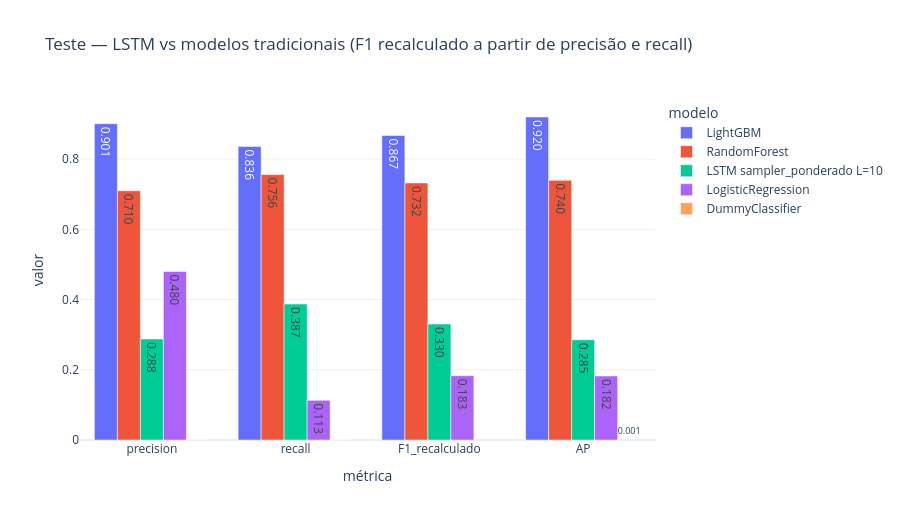

This figure's notebook cell:
### Markdown cell above
## 15. Comparação com os modelos tradicionais

**Valores de referência transcritos do `SAML-D.md`** (resultado final no teste, limiar escolhido na validação). Não foram recalculados aqui.

**Condições de comparabilidade (✅ conferidas / ⚠️ ressalvas):**

* ✅ mesmos registros-alvo e mesmas partições temporais (contagens conferidas na seção 5);
* ✅ limiar escolhido na validação e teste usado uma vez;
* ⚠️ os modelos de árvore foram treinados em uma amostra aleatória de 500 mil linhas com **atributos tabulares + agregados do passado**; a LSTM (estratégia `baseline`) usa a mesma amostra, mas recebe **uma janela de transações**;
* ⚠️ resultados de uma única execução/semente; diferenças pequenas não são conclusivas.

**Inconsistência registrada, não corrigida silenciosamente:** para a Regressão Logística, precisão = 0,480 e recall = 0,1131 dão F1 ≈ **0,1831**, mas o `SAML-D.md`
registra **0,01831**. A tabela mostra os dois valores (`F1_registrado` e `F1_recalculado`) — confira no notebook original.

### Code cell
ref = pd.DataFrame({
    "modelo": ["LightGBM", "RandomForest", "LogisticRegression", "DummyClassifier"],
    "accuracy": [0.9997, 0.9993, 0.9988, 0.9988],
    "precision": [0.901, 0.710, 0.480, 0.0],
    "recall": [0.8362, 0.7560, 0.1131, 0.0],
    "F1_registrado": [0.8674, 0.7323, 0.01831, 0.0],
    "AP": [0.9200, 0.7396, 0.1823, 0.0012],
}).set_index("modelo")
ref["F1_recalculado"] = 2 * ref["precision"] * ref["recall"] / (ref["precision"] + ref["recall"]).replace(0, np.nan)
ref["fonte"] = "SAML-D.md"

linha_lstm = pd.DataFrame({
    "accuracy": [teste["accuracy"]], "precision": [teste["precision"]], "recall": [teste["recall"]],
    "F1_registrado": [teste["f1"]], "AP": [teste["AP"]], "F1_recalculado": [teste["f1"]], "fonte": ["este notebook"]},
    index=[f"LSTM {CHAVE_FINAL[0]} L={CHAVE_FINAL[1]}"])
comparacao = pd.concat([ref, linha_lstm]).sort_values("AP", ascending=False)
display(comparacao.round(4))

longo = comparacao.reset_index().rename(columns={"index": "modelo"}).melt(
    id_vars="modelo", value_vars=["precision", "recall", "F1_recalculado", "AP"], var_name="métrica", value_name="valor")
fig = px.bar(longo, x="métrica", y="valor", color="modelo", barmode="group", text_auto=".3f",
             title="Teste — LSTM vs modelos tradicionais (F1 recalculado a partir de precisão e recall)")
fig.update_layout(template="plotly_white", height=520); fig.show()

### Figure 1 — Plotly figure (JSON) as saved in the notebook; plotly's stock layout.template omitted (floating-point values rounded to 4 significant figures)
{"data": [{"alignmentgroup": "True", "hovertemplate": "modelo=LightGBM<br>métrica=%{x}<br>valor=%{y}<extra></extra>", "legendgroup": "LightGBM", "marker": {"color": "#636efa", "pattern": {"shape": ""}}, "name": "LightGBM", "offsetgroup": "LightGBM", "orientation": "v", "showlegend": true, "textposition": "auto", "texttemplate": "%{y:.3f}", "type": "bar", "x": ["precision", "recall", "F1_recalculado", "AP"], "xaxis": "x", "y": [0.901, 0.8362, 0.8674, 0.92], "yaxis": "y"}, {"alignmentgroup": "True", "hovertemplate": "modelo=RandomForest<br>métrica=%{x}<br>valor=%{y}<extra></extra>", "legendgroup": "RandomForest", "marker": {"color": "#EF553B", "pattern": {"shape": ""}}, "name": "RandomForest", "offsetgroup": "RandomForest", "orientation": "v", "showlegend": true, "textposition": "auto", "texttemplate": "%{y:.3f}", "type": "bar", "x": ["precision", "recall", "F1_recalculado", "AP"], "xaxis": "x", "y": [0.71, 0.756, 0.7323, 0.7396], "yaxis": "y"}, {"alignmentgroup": "True", "hovertemplate": "modelo=LSTM sampler_ponderado L=10<br>métrica=%{x}<br>valor=%{y}<extra></extra>", "legendgroup": "LSTM sampler_ponderado L=10", "marker": {"color": "#00cc96", "pattern": {"shape": ""}}, "name": "LSTM sampler_ponderado L=10", "offsetgroup": "LSTM sampler_ponderado L=10", "orientation": "v", "showlegend": true, "textposition": "auto", "texttemplate": "%{y:.3f}", "type": "bar", "x": ["precision", "recall", "F1_recalculado", "AP"], "xaxis": "x", "y": [0.2879, 0.3872, 0.3302, 0.2855], "yaxis": "y"}, {"alignmentgroup": "True", "hovertemplate": "modelo=LogisticRegression<br>métrica=%{x}<br>valor=%{y}<extra></extra>", "legendgroup": "LogisticRegression", "marker": {"color": "#ab63fa", "pattern": {"shape": ""}}, "name": "LogisticRegression", "offsetgroup": "LogisticRegression", "orientation": "v", "showlegend": true, "textposition": "auto", "texttemplate": "%{y:.3f}", "type": "bar", "x": ["precision", "recall", "F1_recalculado", "AP"], "xaxis": "x", "y": [0.48, 0.1131, 0.1831, 0.1823], "yaxis": "y"}, {"alignmentgroup": "True", "hovertemplate": "modelo=DummyClassifier<br>métrica=%{x}<br>valor=%{y}<extra></extra>", "legendgroup": "DummyClassifier", "marker": {"color": "#FFA15A", "pattern": {"shape": ""}}, "name": "DummyClassifier", "offsetgroup": "DummyClassifier", "orientation": "v", "showlegend": true, "textposition": "auto", "texttemplate": "%{y:.3f}", "type": "bar", "x": ["precision", "recall", "F1_recalculado", "AP"], "xaxis": "x", "y": [0.0, 0.0, NaN, 0.0012], "yaxis": "y"}], "layout": {"barmode": "group", "height": 520, "legend": {"title": {"text": "modelo"}, "tracegroupgap": 0}, "title": {"text": "Teste — LSTM vs modelos tradicionais (F1 recalculado a partir de precisão e recall)"}, "xaxis": {"anchor": "y", "domain": [0, 1], "title": {"text": "métrica"}}, "yaxis": {"anchor": "x", "domain": [0, 1], "title": {"text": "valor"}}}}
